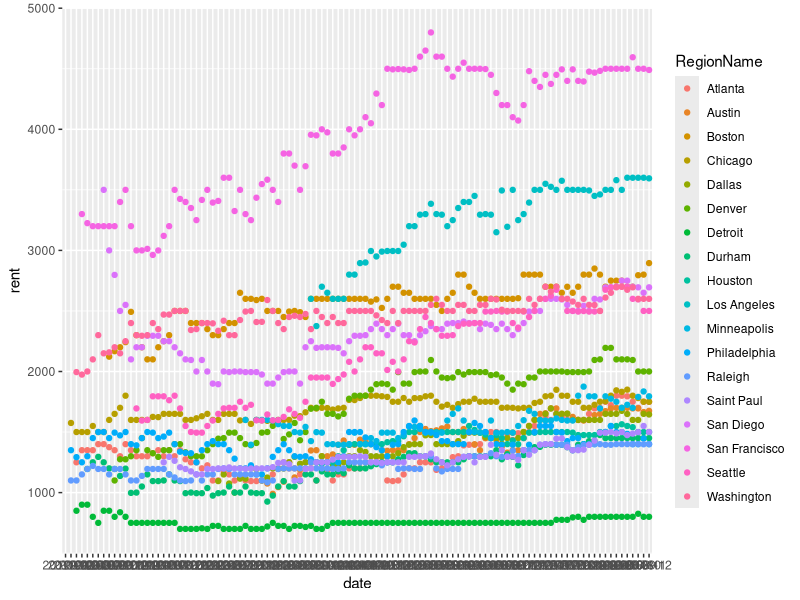

The R source for this figure:
library(dplyr)
library(ggplot2)
library(tidyverse)
library(lubridate)

full_rent_df <- read_csv("City_MedianRentalPrice_AllHomes.csv")

city_list <- c("San Francisco","Boston", "Chicago","Los Angeles", "Washington",
               "Seattle","Atlanta", "Austin", "Raleigh", "Durham", "Philadelphia",
               "Dallas", "Denver", "Detroit", "Minneapolis", "Saint Paul", "San Diego",
               "Houston")
#This creates a small tibble of median rent over 20 cities. There are 3 cities with 
#Washington in the title but luckily they are the last two rows in the tibble
rent_tibble <- full_rent_df %>% filter(RegionName  %in% city_list)
#removing last 2 rows in the tibble
rent_tibble <- rent_tibble[1:18, ]

#THIS ONE WORKS YAY!!!!
names(rent_tibble) <-gsub("X","", names(rent_tibble))

#THIS ONE WORKS, I got rid of the . in the column names and replaced them with
#a - to make it fit the ymd() function.  After that instead of doing the 
#overly complicated crap I was doing before I just typed in the names of 
#the columns and truncated = 3 to make it work. Without truncate only a handful
#of column names work and I don't know what is so special about those columns
#as opposed to the rest of the columns. THey all appear to be the same format to me
names(rent_tibble) <-gsub("\\.","-", names(rent_tibble))
ymd(names(rent_tibble), truncated = 3)

#Now going to try gathering the data so that its more tidy using date as the key
#and rent as the value
Z <- rent_tibble[,-c(2:5)]
Z<- gather(Z, key = "date", value = "rent", - 1)
#I think I made it work I am just using Z and Y as placeholder variables before
#I clean everything up. 
rent_df<-Z[order(Z$RegionName),]

rent_df %>% ggplot(aes(x = date, y = rent, colour = RegionName)) +
  geom_point()



#Trying to see how to convert my data into something other then a list.
#I think data.table has the answer I am looking for but I can explore that later

#Y <- as.data.frame(Y)
#typeof(Y)
